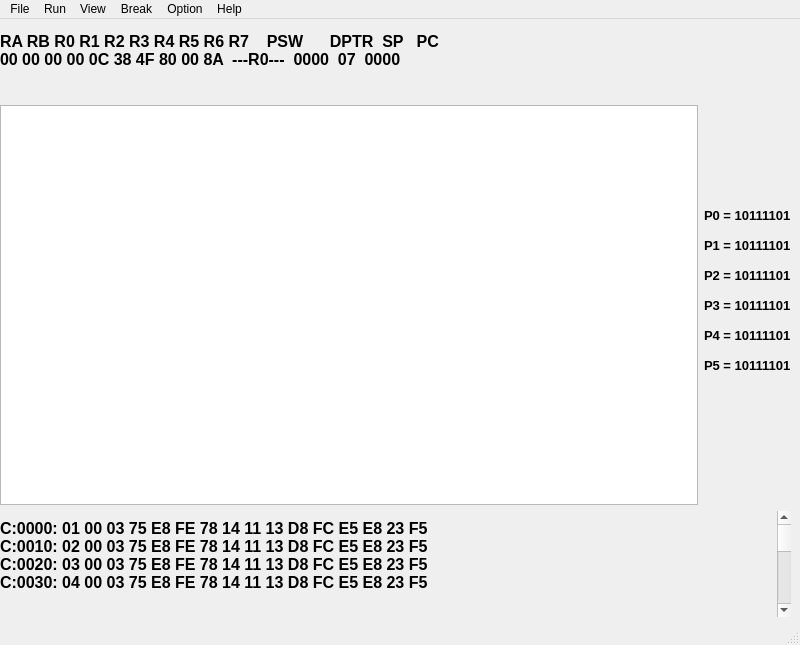
<?xml version="1.0" encoding="UTF-8"?>
<ui version="4.0">
 <class>MainWindow</class>
 <widget class="QMainWindow" name="MainWindow">
  <property name="windowModality">
   <enum>Qt::WindowModal</enum>
  </property>
  <property name="enabled">
   <bool>true</bool>
  </property>
  <property name="geometry">
   <rect>
    <x>0</x>
    <y>0</y>
    <width>800</width>
    <height>645</height>
   </rect>
  </property>
  <property name="maximumSize">
   <size>
    <width>1200</width>
    <height>900</height>
   </size>
  </property>
  <property name="windowTitle">
   <string>Debugger 51</string>
  </property>
  <widget class="QWidget" name="centralwidget">
   <property name="minimumSize">
    <size>
     <width>800</width>
     <height>600</height>
    </size>
   </property>
   <property name="maximumSize">
    <size>
     <width>800</width>
     <height>600</height>
    </size>
   </property>
   <widget class="QWidget" name="gridLayoutWidget">
    <property name="geometry">
     <rect>
      <x>0</x>
      <y>0</y>
      <width>791</width>
      <height>598</height>
     </rect>
    </property>
    <layout class="QGridLayout" name="gridLayout">
     <item row="1" column="0">
      <layout class="QHBoxLayout" name="horizontalLayout">
       <item>
        <widget class="QListWidget" name="listWidget_ASM">
         <property name="maximumSize">
          <size>
           <width>16777215</width>
           <height>400</height>
          </size>
         </property>
        </widget>
       </item>
       <item>
        <widget class="QLabel" name="label_Port">
         <property name="minimumSize">
          <size>
           <width>0</width>
           <height>300</height>
          </size>
         </property>
         <property name="maximumSize">
          <size>
           <width>16777215</width>
           <height>300</height>
          </size>
         </property>
         <property name="font">
          <font>
           <pointsize>10</pointsize>
           <weight>75</weight>
           <bold>true</bold>
           <kerning>true</kerning>
          </font>
         </property>
         <property name="text">
          <string>P0 = 10111101

P1 = 10111101

P2 = 10111101

P3 = 10111101

P4 = 10111101

P5 = 10111101

</string>
         </property>
         <property name="scaledContents">
          <bool>false</bool>
         </property>
         <property name="wordWrap">
          <bool>false</bool>
         </property>
        </widget>
       </item>
      </layout>
     </item>
     <item row="0" column="0">
      <widget class="QLabel" name="label_Reg">
       <property name="sizePolicy">
        <sizepolicy hsizetype="Expanding" vsizetype="Expanding">
         <horstretch>0</horstretch>
         <verstretch>0</verstretch>
        </sizepolicy>
       </property>
       <property name="minimumSize">
        <size>
         <width>0</width>
         <height>80</height>
        </size>
       </property>
       <property name="maximumSize">
        <size>
         <width>16777215</width>
         <height>80</height>
        </size>
       </property>
       <property name="font">
        <font>
         <pointsize>12</pointsize>
         <weight>75</weight>
         <bold>true</bold>
        </font>
       </property>
       <property name="text">
        <string>RA RB R0 R1 R2 R3 R4 R5 R6 R7    PSW      DPTR  SP   PC
00 00 00 00 0C 38 4F 80 00 8A  ---R0---  0000  07  0000
</string>
       </property>
      </widget>
     </item>
     <item row="2" column="0">
      <layout class="QHBoxLayout" name="horizontalLayout_RAM">
       <item>
        <widget class="QLabel" name="label_RAM">
         <property name="minimumSize">
          <size>
           <width>0</width>
           <height>100</height>
          </size>
         </property>
         <property name="maximumSize">
          <size>
           <width>16777215</width>
           <height>100</height>
          </size>
         </property>
         <property name="font">
          <font>
           <pointsize>12</pointsize>
           <weight>75</weight>
           <bold>true</bold>
          </font>
         </property>
         <property name="text">
          <string>C:0000: 01 00 03 75 E8 FE 78 14 11 13 D8 FC E5 E8 23 F5
C:0010: 02 00 03 75 E8 FE 78 14 11 13 D8 FC E5 E8 23 F5
C:0020: 03 00 03 75 E8 FE 78 14 11 13 D8 FC E5 E8 23 F5
C:0030: 04 00 03 75 E8 FE 78 14 11 13 D8 FC E5 E8 23 F5
</string>
         </property>
        </widget>
       </item>
       <item>
        <widget class="QScrollBar" name="verticalScrollBar_RAM">
         <property name="maximum">
          <number>1023</number>
         </property>
         <property name="singleStep">
          <number>1</number>
         </property>
         <property name="orientation">
          <enum>Qt::Vertical</enum>
         </property>
        </widget>
       </item>
      </layout>
     </item>
    </layout>
   </widget>
  </widget>
  <widget class="QMenuBar" name="menubar">
   <property name="geometry">
    <rect>
     <x>0</x>
     <y>0</y>
     <width>800</width>
     <height>23</height>
    </rect>
   </property>
   <widget class="QMenu" name="menu">
    <property name="title">
     <string>File</string>
    </property>
    <addaction name="actionOpen"/>
    <addaction name="actionLoad"/>
   </widget>
   <widget class="QMenu" name="menuRun">
    <property name="title">
     <string>Run</string>
    </property>
    <addaction name="actionRun"/>
    <addaction name="actionStep_Run"/>
    <addaction name="actionStep_Function_Run"/>
    <addaction name="actionUpdateregister"/>
   </widget>
   <widget class="QMenu" name="menuView">
    <property name="title">
     <string>View</string>
    </property>
    <addaction name="actionUpdate_RAM"/>
    <addaction name="actionUpdate_Port"/>
    <addaction name="actionUpdate_ASM"/>
   </widget>
   <widget class="QMenu" name="menuBreak">
    <property name="title">
     <string>Break</string>
    </property>
    <addaction name="actionMake_BreakPoint"/>
    <addaction name="actionClean_All_Break_Point"/>
   </widget>
   <widget class="QMenu" name="menuOption">
    <property name="title">
     <string>Option</string>
    </property>
    <addaction name="actionList_Port"/>
    <addaction name="actionOpen_Port"/>
   </widget>
   <widget class="QMenu" name="menuHelp">
    <property name="title">
     <string>Help</string>
    </property>
   </widget>
   <addaction name="menu"/>
   <addaction name="menuRun"/>
   <addaction name="menuView"/>
   <addaction name="menuBreak"/>
   <addaction name="menuOption"/>
   <addaction name="menuHelp"/>
  </widget>
  <widget class="QStatusBar" name="statusbar"/>
  <action name="actionNew_File">
   <property name="text">
    <string>New File</string>
   </property>
  </action>
  <action name="actionOpen">
   <property name="text">
    <string>Open Hex File</string>
   </property>
  </action>
  <action name="actionRecent_File">
   <property name="text">
    <string>Recent File</string>
   </property>
  </action>
  <action name="actionLoad">
   <property name="text">
    <string>Load Lst File</string>
   </property>
  </action>
  <action name="actionMake_BreakPoint">
   <property name="text">
    <string>Make BreakPoint</string>
   </property>
  </action>
  <action name="actionRun">
   <property name="text">
    <string>Run</string>
   </property>
  </action>
  <action name="actionStep_Run">
   <property name="text">
    <string>Step Run</string>
   </property>
  </action>
  <action name="actionStep_Function_Run">
   <property name="text">
    <string>Step Function Run</string>
   </property>
  </action>
  <action name="actionUpdateregister">
   <property name="text">
    <string>Updateregister</string>
   </property>
  </action>
  <action name="actionUpdate_RAM">
   <property name="text">
    <string>Update RAM</string>
   </property>
  </action>
  <action name="actionUpdate_Port">
   <property name="text">
    <string>Update Port</string>
   </property>
  </action>
  <action name="actionUpdate_ASM">
   <property name="text">
    <string>Update ASM</string>
   </property>
  </action>
  <action name="actionList_Port">
   <property name="text">
    <string>List Port</string>
   </property>
  </action>
  <action name="actionOpen_Port">
   <property name="text">
    <string>Open Port</string>
   </property>
  </action>
  <action name="actionClean_All_Break_Point">
   <property name="text">
    <string>Clean All Break Point</string>
   </property>
  </action>
 </widget>
 <resources/>
 <connections/>
</ui>
